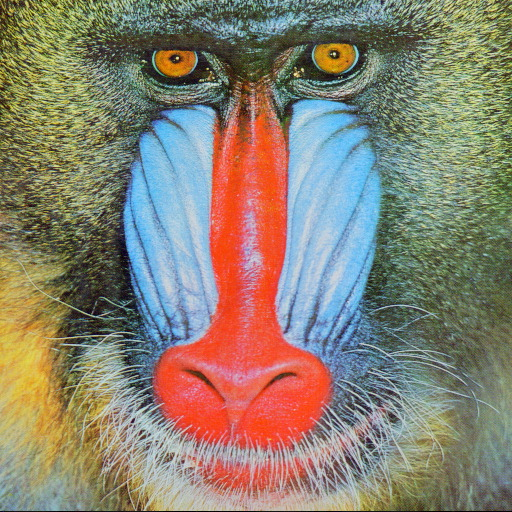
#> input picture Project 2/Task3/baboon.jpg, 512 x 512 px
$ python main.py
#> lines starting #> are read from the running program, lines starting #| are printed output that depends on the picture
import os
from copy import deepcopy
import matplotlib.pyplot as plt
import numpy as np
import cv2 as cv
from gaussian_mixture_model import *
from old_faithful import *
import random

UBIT = 'ameenmoh'
np.random.seed(sum([ord(c) for c in UBIT]))
random.seed(sum([ord(c) for c in UBIT]))

OUTPUT_DIR = "outputs/"
if not os.path.exists(OUTPUT_DIR):
    os.makedirs(OUTPUT_DIR)

# For Color Quantization task
img_name = "./baboon.jpg"


def _show_plot(points, Mu, Mu_color, color_map, _save=True, filename='temp.png'):
    """Plot Graphs
    """

    fig = plt.figure(figsize=(5, 5))

    # Scatter Points
    plt.scatter(points[0], points[1], facecolor=color_map,
                marker='^', edgecolor='k')
    # Add coodinates to the scatter points
    for i, j in zip(points[0], points[1]):
        plt.text(i, j-0.08, f'({i},{j})', fontsize=4.5)

    # Set Centroids and add annoted coordinate text
    for i in Mu.keys():
        plt.scatter(*Mu[i], color=Mu_color[i])
        plt.text(Mu[i][0], Mu[i][1]-0.08,
                 f'({Mu[i][0]},{Mu[i][1]})', fontsize=4.5)

    plt.xlim(4, 7)
    plt.ylim(2, 5)
    if _save:
        plt.savefig(os.path.join(OUTPUT_DIR, filename))
    else:
        plt.show()


def _save(filename, img):
    """Saves the image with filename in output dir
    """
    if not os.path.exists(OUTPUT_DIR):
        os.makedirs(OUTPUT_DIR)
    # filename = filename+'.png'
    filename = os.path.join(OUTPUT_DIR, filename)
    # print(filename, img.shape)
    cv.imwrite(filename, img)


def euclidian_distance(p):
    """Euclidian Distance of 2 points
    Works for 2D and 3D
    """
    return(np.sqrt(sum([(p[0][i]-p[1][i])**2 for i, _ in enumerate(p)])))


def _assignment(points, Mu):
    """Calculate Euclidean distance from provided Centroids
    """
    # Calculate Distance matrix for the points to the given centroids Mu
    distance = [euclidian_distance([points, Mu[i]]) for i in Mu.keys()]
    closest = []
    # print(distance)
    # Get the closest centroid for every point using distance matrix
    for i in range(len(points[0])):
        _MIN, _INDEX = 10000, 100
        for j in range(len(Mu.keys())):
            # print(distance[j][i])
            if distance[j][i] < _MIN:
                _MIN = distance[j][i]
                _INDEX = j
        closest.append(_INDEX+1)
    return (closest)


def _update_Mu(Mu, closest, points):
    """
    """
    new_Mu = {}
    for i in Mu.keys():
        x = round(np.mean([points[0][j1]
                           for j1, j2 in enumerate(closest) if i == j2]), 2)
        y = round(np.mean([points[1][j1]
                           for j1, j2 in enumerate(closest) if i == j2]), 2)
        # print(x,y)
        new_Mu[i] = [x, y]
    # print(new_Mu)
    return new_Mu


def kmeans_quantization(img, K, filename):
    """
    """
    print(
        f'\n\nKMEANS quantization for cluster Size : {K}, Output File : {filename} (Running...)\n\n')
    # Random initialization of Mu
    from pprint import pprint
    Mu = [img[random.sample(range(img.shape[0]), K)[i]][random.sample(
        range(img.shape[1]), K)[i]] for i in range(K)]
    # pprint(Mu)

    # Kmeans Clustering until convergence
    for ranger in range(40):
        print(f'----------------{ranger}--------------------')
        ranger += 1
        # Classify the img matrix to respective classes
        dist = [[[euclidian_distance([p, m]) for m in Mu]
                 for p in row]for row in img]
        # Get the index of the closest point
        closest = [[np.argmin(p) for p in row]for row in dist]
        #  Recompute Centroids for next iteration
        new_Mu = []
        for m, ele in enumerate(Mu):
            # Get relevant points lying inside cluster m
            temp = [img[r][c]
                    for r, rows in enumerate(closest) for c, col in enumerate(rows) if m == col]
            R_new, G_new, B_new = np.mean([v[0] for v in temp]), np.mean([
                v[1] for v in temp]), np.mean([v[2] for v in temp])
            new_Mu.append([R_new, G_new, B_new])
        # pprint(new_Mu)

        # Update Mu
        if np.array_equal(Mu, new_Mu):
            break
        Mu = deepcopy(new_Mu)
    print(f' Final Centroids for {K} clusters : \n', Mu)
    # Quantize all points using centroid colour and final classificiation
    remapped_points = [[Mu[np.argmin(p)] for p in row]for row in dist]
    # Save Quantized image matrix
    _save(filename, np.asarray(remapped_points))
    print('\nImage saved !!!\n')


if __name__ == '__main__':
    # Cartesian points to be clusters
    points = np.asarray([
        [5.9, 4.6, 6.2, 4.7, 5.5, 5.0, 4.9, 6.7, 5.1, 6.0],
        [3.2, 2.9, 2.8, 3.2, 4.2, 3.0, 3.1, 3.1, 3.8, 3.0]
    ])

    # Centroids, and centroid-color mapping
    Mu = {
        1: [6.2, 3.2],
        2: [6.6, 3.7],
        3: [6.5, 3.0]
    }
    Mu_color = {1: 'r', 2: 'g', 3: 'b'}

    # Part 1 : Kmeans Classification, points according to the initial centroids
    closest = _assignment(points, Mu)
    color_map = [Mu_color[i] for i in closest]
    print('\nClassification Vector (First Iteration): \n',
          np.vstack([points, color_map]))
    _show_plot(points, Mu, Mu_color, color_map=color_map,
               filename='task3_iter1_a.png')
#> in _show_plot, `plt.savefig(os.path.join(OUTPUT_DIR, filename))`:
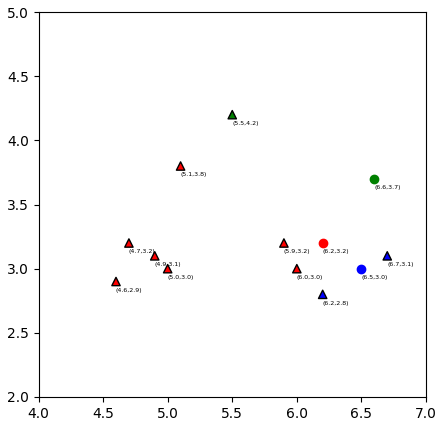
#> figure drawn by matplotlib, 1 panel

    # Part 2 : Update Centroids
    # Use color map from previous step
    Mu = _update_Mu(Mu, closest, points)
    print('\nUpdated Centroids : \n', Mu)
    _show_plot(points, Mu, Mu_color, color_map=color_map,
               filename='task3_iter1_b.png')

    # Part 3.a : Kmeans Classification second iteration
    # Recompute coloring based on new centroids
    closest = _assignment(points, Mu)
    color_map = [Mu_color[i] for i in closest]
    print('\nClassification Vector (Second Iteration) : \n',
          np.vstack([points, color_map]))
    _show_plot(points, Mu, Mu_color, color_map=color_map,
               filename='task3_iter2_a.png')

    # Part 3.b : Update Centroids for the second time
    # Used color map from previous step
    Mu = _update_Mu(Mu, closest, points)
    print('\nUpdated Centroids : \n', Mu)
    _show_plot(points, Mu, Mu_color, color_map=color_map,
               filename='task3_iter2_b.png')
    print('\n----------------------------------------------\n')

    # Part 4 : Colour Quantization
    img = cv.imread(img_name)
#> img is the input picture: shape (512, 512, 3); mean B, G, R 112.9, 129.1, 137.1
    K = [(3, 'task3_baboon_3.jpg'), (5, 'task3_baboon_5.jpg'),
         (10, 'task3_baboon_10.jpg'), (20, 'task3_baboon_20.jpg')]

    for k in K:
        # kmeans_quantization_alt(img, k[0], k[1])
#> (the run stopped early here; a loop or call above may not have finished)
